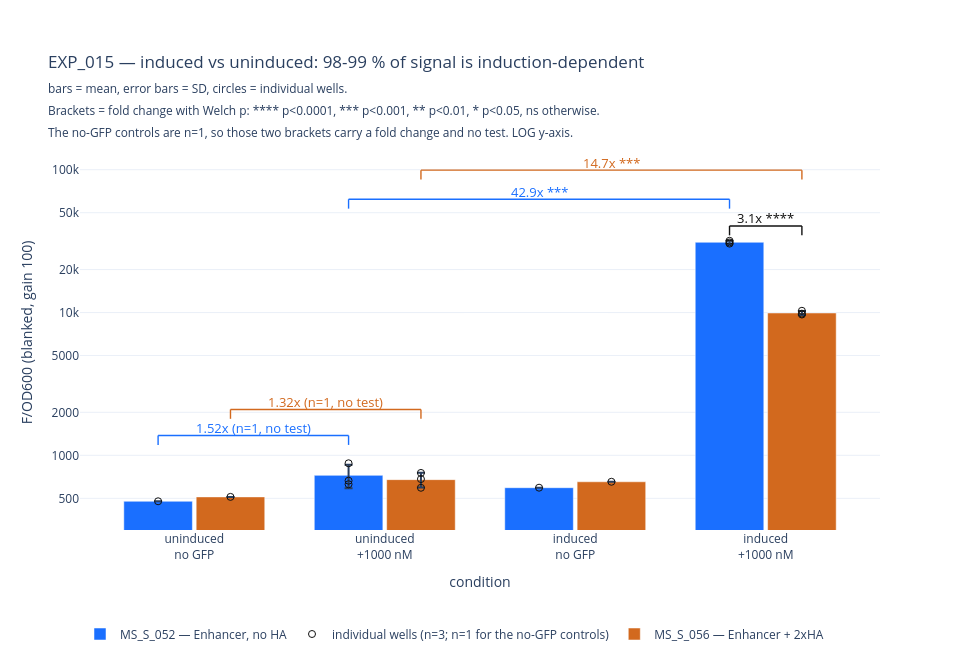

The notebook cell this image was saved under:
### Code cell
conds = [(False, 0, 'uninduced<br>no GFP'),
         (False, 1000, 'uninduced<br>+1000 nM'),
         (True, 0, 'induced<br>no GFP'),
         (True, 1000, 'induced<br>+1000 nM')]
OFF = {'052': -0.19, '056': 0.19}
XPOS = {(s, i): ci + OFF[s] for ci, (ind, c, _) in enumerate(conds)
        for s in ['052', '056'] for i in [ci] if True}

def xof(strain, cond_idx):
    return cond_idx + OFF[strain]

fig = go.Figure()
for strain in ['052', '056']:
    xs, means, sds, px, py = [], [], [], [], []
    for ci, (induced, conc, _) in enumerate(conds):
        sel = wells(strain, induced, conc)
        xs.append(xof(strain, ci))
        means.append(sel.mean())
        sds.append(sel.std() if len(sel) > 1 else 0)
        px += [xof(strain, ci)] * len(sel)
        py += list(sel)
    fig.add_trace(go.Bar(
        x=xs, y=means, width=0.36,
        error_y=dict(type='data', array=sds, visible=True),
        name=f'MS_S_{strain} — ' + L.STRAINS[strain].split('  ')[1],
        marker_color=COL[strain]))
    fig.add_trace(go.Scatter(
        x=px, y=py, mode='markers',
        name='individual wells (n=3; n=1 for the no-GFP controls)',
        marker=dict(color='#111', size=7, symbol='circle-open'),
        showlegend=(strain == '052')))

# --- brackets. Two Plotly quirks on a log axis, both easy to get wrong:
#     shapes take RAW data values, annotations take LOG10 values.
def bracket(x0, x1, ytop, text, colour='#333', drop=0.86):
    fig.add_shape(type='line', x0=x0, x1=x1, y0=ytop, y1=ytop,
                  line=dict(color=colour, width=1.4))
    for x in (x0, x1):
        fig.add_shape(type='line', x0=x, x1=x, y0=ytop, y1=ytop * drop,
                      line=dict(color=colour, width=1.4))
    fig.add_annotation(x=(x0 + x1) / 2, y=np.log10(ytop * 1.13), text=text,
                       showarrow=False, font=dict(size=13, color=colour))

by = {(k, s): c for k, s, c in comparisons}
BASE = max(wells(s, True, 1000).mean() for s in ['052', '056'])

# non-specific: low brackets over the two uninduced groups
for strain, lvl in [('052', 1.9), ('056', 3.1)]:
    c = by[('nonspec', strain)]
    top = max(wells(strain, False, 0).mean(), wells(strain, False, 1000).mean())
    bracket(xof(strain, 0), xof(strain, 1), top * lvl, c['text'], COL[strain])

# between strains at induced + 1000 nM — lowest of the tall brackets
c = by[('between', None)]
bracket(xof('052', 3), xof('056', 3), BASE * 1.30, c['text'], '#111')

# induction effect: tall brackets spanning uninduced+GFP -> induced+GFP,
# stacked clear of the tallest bar and of each other
for strain, lvl in [('052', 2.0), ('056', 3.2)]:
    c = by[('induction', strain)]
    bracket(xof(strain, 1), xof(strain, 3), BASE * lvl, c['text'], COL[strain])

fig.update_layout(
    barmode='overlay', width=960, height=660,
    title='EXP_015 — induced vs uninduced: 98-99 % of signal is '
          'induction-dependent<br>'
          '<sub>bars = mean, error bars = SD, circles = individual wells.<br>'
          'Brackets = fold change with Welch p: **** p&lt;0.0001, *** p&lt;0.001, '
          '** p&lt;0.01, * p&lt;0.05, ns otherwise.<br>'
          'The no-GFP controls are n=1, so those two brackets carry a fold '
          'change and no test. LOG y-axis.</sub>',
    margin=dict(t=135),
    xaxis=dict(title='condition', tickmode='array',
               tickvals=list(range(len(conds))),
               ticktext=[c[2] for c in conds], range=[-0.6, 3.6]),
    yaxis=dict(title='F/OD600 (blanked, gain 100)', type='log',
               tickvals=[200, 500, 1000, 2000, 5000, 10000, 20000, 50000,
                         100000],
               range=[np.log10(300), np.log10(175000)]),
    legend=dict(orientation='h', yanchor='bottom', y=-0.30))
fig.write_html(DATA / 'EXP_015_induction.html')
fig.show()

### Figure 1 — Plotly figure (JSON) as saved in the notebook; plotly's stock layout.template omitted (floating-point values rounded to 4 significant figures)
{"data": [{"error_y": {"array": [0, 136.2, 0, 717.5], "type": "data", "visible": true}, "marker": {"color": "#1a6fff"}, "name": "MS_S_052 — Enhancer, no HA", "type": "bar", "width": 0.36, "x": [-0.19, 0.81, 1.81, 2.81], "y": [476.8, 723.8, 593.5, 31030.0]}, {"marker": {"color": "#111", "size": 7, "symbol": "circle-open"}, "mode": "markers", "name": "individual wells (n=3; n=1 for the no-GFP controls)", "showlegend": true, "type": "scatter", "x": [-0.19, 0.81, 0.81, 0.81, 1.81, 2.81, 2.81, 2.81], "y": [476.8, 664.5, 879.6, 627.4, 593.5, 31790.0, 30950.0, 30360.0]}, {"error_y": {"array": [0, 80.32, 0, 314.7], "type": "data", "visible": true}, "marker": {"color": "#d2691e"}, "name": "MS_S_056 — Enhancer + 2xHA", "type": "bar", "width": 0.36, "x": [0.19, 1.19, 2.19, 3.19], "y": [511.7, 675.8, 652.8, 9928.0]}, {"marker": {"color": "#111", "size": 7, "symbol": "circle-open"}, "mode": "markers", "name": "individual wells (n=3; n=1 for the no-GFP controls)", "showlegend": false, "type": "scatter", "x": [0.19, 1.19, 1.19, 1.19, 2.19, 3.19, 3.19, 3.19], "y": [511.7, 592.6, 681.9, 752.9, 652.8, 10280.0, 9820.0, 9681.0]}], "layout": {"annotations": [{"font": {"color": "#1a6fff", "size": 13}, "showarrow": false, "text": "1.52x (n=1, no test)", "x": 0.31, "y": 3.191}, {"font": {"color": "#d2691e", "size": 13}, "showarrow": false, "text": "1.32x (n=1, no test)", "x": 0.69, "y": 3.374}, {"font": {"color": "#111", "size": 13}, "showarrow": false, "text": "3.1x ****", "x": 3.0, "y": 4.659}, {"font": {"color": "#1a6fff", "size": 13}, "showarrow": false, "text": "42.9x ***", "x": 1.81, "y": 4.846}, {"font": {"color": "#d2691e", "size": 13}, "showarrow": false, "text": "14.7x ***", "x": 2.19, "y": 5.05}], "barmode": "overlay", "height": 660, "legend": {"orientation": "h", "y": -0.3, "yanchor": "bottom"}, "margin": {"t": 135}, "shapes": [{"line": {"color": "#1a6fff", "width": 1.4}, "type": "line", "x0": -0.19, "x1": 0.81, "y0": 1375.0, "y1": 1375.0}, {"line": {"color": "#1a6fff", "width": 1.4}, "type": "line", "x0": -0.19, "x1": -0.19, "y0": 1375.0, "y1": 1183.0}, {"line": {"color": "#1a6fff", "width": 1.4}, "type": "line", "x0": 0.81, "x1": 0.81, "y0": 1375.0, "y1": 1183.0}, {"line": {"color": "#d2691e", "width": 1.4}, "type": "line", "x0": 0.19, "x1": 1.19, "y0": 2095.0, "y1": 2095.0}, {"line": {"color": "#d2691e", "width": 1.4}, "type": "line", "x0": 0.19, "x1": 0.19, "y0": 2095.0, "y1": 1802.0}, {"line": {"color": "#d2691e", "width": 1.4}, "type": "line", "x0": 1.19, "x1": 1.19, "y0": 2095.0, "y1": 1802.0}, {"line": {"color": "#111", "width": 1.4}, "type": "line", "x0": 2.81, "x1": 3.19, "y0": 40350.0, "y1": 40350.0}, {"line": {"color": "#111", "width": 1.4}, "type": "line", "x0": 2.81, "x1": 2.81, "y0": 40350.0, "y1": 34700.0}, {"line": {"color": "#111", "width": 1.4}, "type": "line", "x0": 3.19, "x1": 3.19, "y0": 40350.0, "y1": 34700.0}, {"line": {"color": "#1a6fff", "width": 1.4}, "type": "line", "x0": 0.81, "x1": 2.81, "y0": 62070.0, "y1": 62070.0}, {"line": {"color": "#1a6fff", "width": 1.4}, "type": "line", "x0": 0.81, "x1": 0.81, "y0": 62070.0, "y1": 53380.0}, {"line": {"color": "#1a6fff", "width": 1.4}, "type": "line", "x0": 2.81, "x1": 2.81, "y0": 62070.0, "y1": 53380.0}, {"line": {"color": "#d2691e", "width": 1.4}, "type": "line", "x0": 1.19, "x1": 3.19, "y0": 99310.0, "y1": 99310.0}, {"line": {"color": "#d2691e", "width": 1.4}, "type": "line", "x0": 1.19, "x1": 1.19, "y0": 99310.0, "y1": 85410.0}, {"line": {"color": "#d2691e", "width": 1.4}, "type": "line", "x0": 3.19, "x1": 3.19, "y0": 99310.0, "y1": 85410.0}], "title": {"text": "EXP_015 — induced vs uninduced: 98-99 % of signal is induction-dependent<br><sub>bars = mean, error bars = SD, circles = individual wells.<br>Brackets = fold change with Welch p: **** p&lt;0.0001, *** p&lt;0.001, ** p&lt;0.01, * p&lt;0.05, ns otherwise.<br>The no-GFP controls are n=1, so those two brackets carry a fold change and no test. LOG y-axis.</sub>"}, "width": 960, "xaxis": {"range": [-0.6, 3.6], "tickmode": "array", "ticktext": ["uninduced<br>no GFP", "uninduced<br>+1000 nM", "induced<br>no GFP", "induced<br>+1000 nM"], "tickvals": [0, 1, 2, 3], "title": {"text": "condition"}}, "yaxis": {"range": [2.477, 5.243], "tickvals": [200, 500, 1000, 2000, 5000, 10000, 20000, 50000, 100000], "title": {"text": "F/OD600 (blanked, gain 100)"}, "type": "log"}}}
